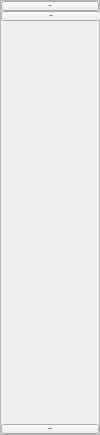
        <widget class="QFrame" name="mainBodyLeftButtonsFrame">
         <property name="minimumSize">
          <size>
           <width>100</width>
           <height>0</height>
          </size>
         </property>
         <property name="maximumSize">
          <size>
           <width>0</width>
           <height>16777215</height>
          </size>
         </property>
         <property name="frameShape">
          <enum>QFrame::StyledPanel</enum>
         </property>
         <property name="frameShadow">
          <enum>QFrame::Raised</enum>
         </property>
         <layout class="QVBoxLayout" name="verticalLayout_2">
          <property name="spacing">
           <number>0</number>
          </property>
          <property name="leftMargin">
           <number>0</number>
          </property>
          <property name="topMargin">
           <number>0</number>
          </property>
          <property name="rightMargin">
           <number>0</number>
          </property>
          <property name="bottomMargin">
           <number>0</number>
          </property>
          <item>
           <widget class="QPushButton" name="homeButton">
            <property name="font">
             <font>
              <pointsize>-1</pointsize>
              <bold>true</bold>
             </font>
            </property>
            <property name="styleSheet">
             <string notr="true">QPushButton{ 
background-image: url(:/mainBodyLeftButtons/feather/home.svg); 
}

QPushButton{border-left: 3px solid #FFB86C;}

</string>
            </property>
            <property name="text">
             <string>Home</string>
            </property>
           </widget>
          </item>
          <item>
           <widget class="QPushButton" name="cameraButton">
            <property name="sizePolicy">
             <sizepolicy hsizetype="Minimum" vsizetype="Fixed">
              <horstretch>1</horstretch>
              <verstretch>0</verstretch>
             </sizepolicy>
            </property>
            <property name="minimumSize">
             <size>
              <width>100</width>
              <height>0</height>
             </size>
            </property>
            <property name="font">
             <font>
              <pointsize>-1</pointsize>
              <bold>true</bold>
             </font>
            </property>
            <property name="styleSheet">
             <string notr="true">QPushButton{ 
background-image: url(:/mainBodyLeftButtons/feather/camera.svg); 
} </string>
            </property>
            <property name="text">
             <string>Camera</string>
            </property>
           </widget>
          </item>
          <item>
           <spacer name="verticalSpacer">
            <property name="orientation">
             <enum>Qt::Vertical</enum>
            </property>
            <property name="sizeHint" stdset="0">
             <size>
              <width>20</width>
              <height>403</height>
             </size>
            </property>
           </spacer>
          </item>
          <item>
           <widget class="QPushButton" name="settingsButton">
            <property name="font">
             <font>
              <pointsize>-1</pointsize>
              <bold>true</bold>
             </font>
            </property>
            <property name="styleSheet">
             <string notr="true">QPushButton{ 
background-image: url(:/mainBodyLeftButtons/feather/settings.svg); 
} </string>
            </property>
            <property name="text">
             <string>Settings</string>
            </property>
           </widget>
          </item>
         </layout>
        </widget>
